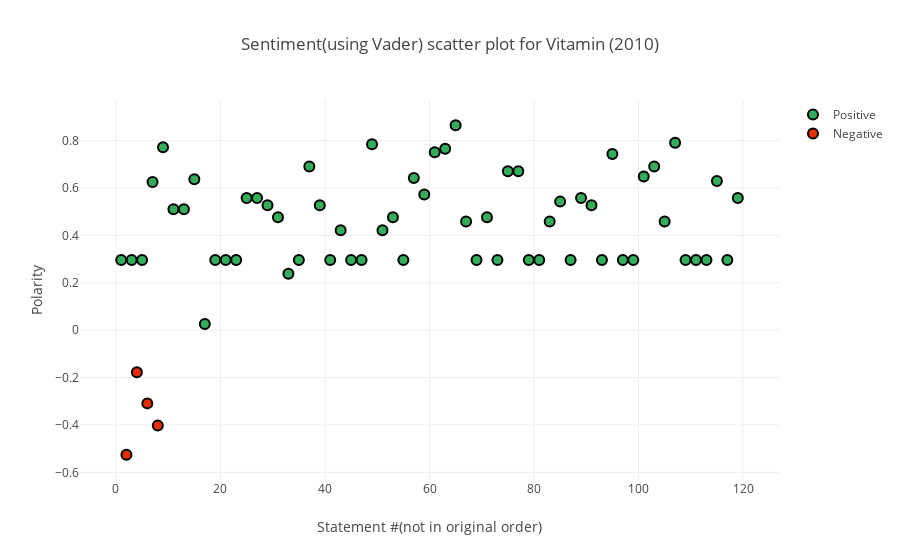

Notebook code for this chart:
### Code cell
# Invoking the scatter plot method below to get the sentiment polarity values(Calculated using Vader sentiment) for the 
# statements containing Vitamin for the USDA Dietary guideline in the year 2010. 

#Note: The count of statements is different in the plots using Textblob and Vader because we dont intend to show 
# the neutral polarity statement values (all zeroes) and both libraries have different inbuilt logic to calculate
# a neutral polarity for a statement.

requiredNutrient = 'Vitamin'
requiredYear = '2010'

iplot(plotPolarityScatterPlot(nutrient = requiredNutrient,nutrientStatementPolarityList = getNutrientRelevantStatementsPolarityList(year = requiredYear,nutrientName = requiredNutrient, packageName = 'Vader'), year = requiredYear,packageName='Vader'), filename='Sentiment Scatter plot')

### Figure 1 — Plotly figure (JSON) as saved in the notebook; plotly's stock layout.template omitted (floating-point values rounded to 4 significant figures; data arrays with more than 128 entries replaced by an {"elided": "..."} marker saying what was removed)
{"data": [{"marker": {"color": "rgba(0, 153, 51, .8)", "line": {"color": "rgb(0, 0, 0)", "width": 2}, "size": 10}, "mode": "markers", "name": "Positive", "type": "scatter", "x": {"elided": "500 int values"}, "y": [0.296, 0.296, 0.296, 0.6249, 0.7717, 0.5106, 0.5106, 0.6369, 0.0258, 0.296, 0.296, 0.296, 0.5574, 0.5574, 0.5267, 0.4767, 0.2382, 0.296, 0.6908, 0.5267, 0.296, 0.4215, 0.296, 0.296, 0.7845, 0.4215, 0.4767, 0.296, 0.6415, 0.5719, 0.7506, 0.765, 0.8645, 0.4588, 0.296, 0.4767, 0.296, 0.6705, 0.6705, 0.296, 0.296, 0.4588, 0.5423, 0.296, 0.5574, 0.5267, 0.296, 0.743, 0.296, 0.296, 0.6486, 0.6908, 0.4588, 0.7906, 0.296, 0.296, 0.296, 0.6289, 0.296, 0.5574]}, {"marker": {"color": "rgb(230, 46, 0)", "line": {"color": "rgb(0, 0, 0)", "width": 2}, "size": 10}, "mode": "markers", "name": "Negative", "type": "scatter", "x": {"elided": "500 int values"}, "y": [-0.5256, -0.1779, -0.3089, -0.4019]}], "layout": {"title": "Sentiment(using Vader) scatter plot for Vitamin (2010)", "xaxis": {"title": "Statement #(not in original order)", "zeroline": false}, "yaxis": {"title": "Polarity", "zeroline": false}}}
